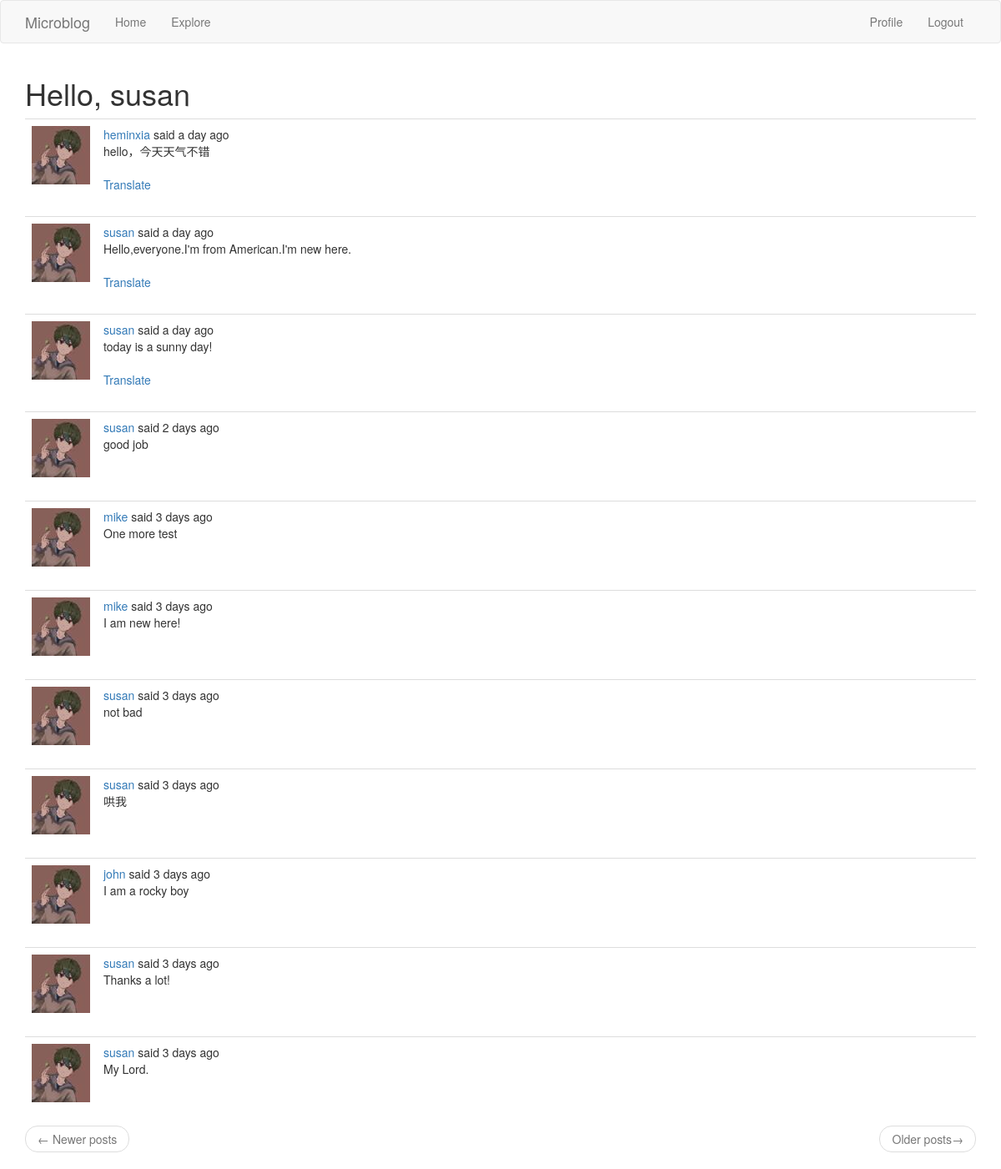
The page /explore (signed in) on the database its author committed.
### app/models.py (models this page shows, shortened)
class User(UserMixin, db.Model):
    id = db.Column(db.Integer, primary_key=True)
    username = db.Column(db.String(64), index=True, unique=True)
    email = db.Column(db.String(120), index=True, unique=True)
    password_hash = db.Column(db.String(128))
    about_me = db.Column(db.String(140))
    last_seen = db.Column(db.DateTime, default=datetime.utcnow)
    followed = db.relationship(
        'User',
        secondary=followers,
        primaryjoin=(followers.c.follower_id==id),
        secondaryjoin=(followers.c.followed_id==id),
        backref=db.backref('followers', lazy='dynamic'),
        lazy='dynamic'
        )
    posts = db.relationship('Post', backref='author', lazy='dynamic')
    def avatar(self, size):
        return '/static/image/avatar{}.jpg'.format(size)

class Post(db.Model):
    id = db.Column(db.Integer, primary_key=True)
    body = db.Column(db.String(140))
    timestamp = db.Column(db.DateTime, index=True, default=datetime.utcnow)
    user_id = db.Column(db.Integer, db.ForeignKey('user.id'))
    language = db.Column(db.String(5))

### app/routes.py (the view)
@app.route('/explore')
@login_required
def explore():
    page = request.args.get('page', 1, type=int)
    posts = Post.query.order_by(Post.timestamp.desc()).paginate(page=page, per_page=app.config['POSTS_PER_PAGE'], error_out=False)
    next_url = url_for('explore', page=posts.next_num) if posts.has_next else None
    prev_url = url_for('explore', page=posts.prev_num) if posts.has_prev else None
    return render_template('index.html', title='Expore', posts=posts.items, next_url=next_url, prev_url=prev_url)

### app/models.py (called while the page is built)
@login.user_loader
def load_user(id):
    return User.query.get(int(id))

### app/routes.py (called while the page is built)
@app.before_request
def before_request():
    if current_user.is_authenticated:
        current_user.last_seen = datetime.utcnow()
        db.session.commit()
    g.locale = 'zh_CN'

### app/templates/index.html (shortened to what this page needs)
{% extends "base.html" %}
{% import "bootstrap/wtf.html" as wtf %}
{% block app_content %}
    <h1>Hello, {{ current_user.username }}</h1>
    {% for post in posts %}
        {% include '_post.html' %}
    {% endfor %}
    <nav aria-label="...">
        <ul class="pager">
            <li class="previous{% if not prev_url %} disabled{% endif %}">
                <a href="{{ prev_url or '#' }}">
                    <span aria-hidden="true">&larr;</span> Newer posts
                </a>
            </li>
            <li class="next{% if not next_url %} disabled{% endif %}">
                <a href="{{ next_url or '#' }}">
                    Older posts<span aria-hidden="true">&rarr;</span>
                </a>
            </li>
        </ul>
    </nav>
{% endblock %}

### app/templates/_post.html
<table class="table table-hover">
    <tr>
        <td width="70px">
            <a href="{{ url_for('user', username=post.author.username) }}">
                <img src="{{ post.author.avatar(70) }}">
            </a>
        </td>
        <td>
            <a href="{{ url_for('user',username=post.author.username) }}">{{ post.author.username }}</a> said {{ moment(post.timestamp).fromNow() }}<br><span id="post{{ post.id }}">{{ post.body }}</span>
            {% if post.language and post.language != g.locale %}
                <br><br>
                <span id="translation{{ post.id }}">
                    <a href="javascript:translate('#post{{ post.id }}', '#translation{{ post.id }}', '{{ post.language }}', '{{ g.locale }}');">Translate</a>
                </span>
            {% endif %}
        </td>
    </tr>
</table>

### rows shown on the page
User: username "susan"
Post: author.username "heminxia", timestamp "a day ago", body "hello，今天天气不错"
Post: author.username "susan", timestamp "a day ago", body "Hello,everyone.I'm from American.I'm new here."
Post: author.username "susan", timestamp "a day ago", body "today is a sunny day!"
Post: author.username "susan", timestamp "2 days ago", body "good job"
Post: author.username "mike", timestamp "3 days ago", body "One more test"
Post: author.username "mike", timestamp "3 days ago", body "I am new here!"
Post: author.username "susan", timestamp "3 days ago", body "not bad"
Post: author.username "susan", timestamp "3 days ago", body "哄我"
Post: author.username "john", timestamp "3 days ago", body "I am a rocky boy"
Post: author.username "susan", timestamp "3 days ago", body "Thanks a lot!"
Post: author.username "susan", timestamp "3 days ago", body "My Lord."
